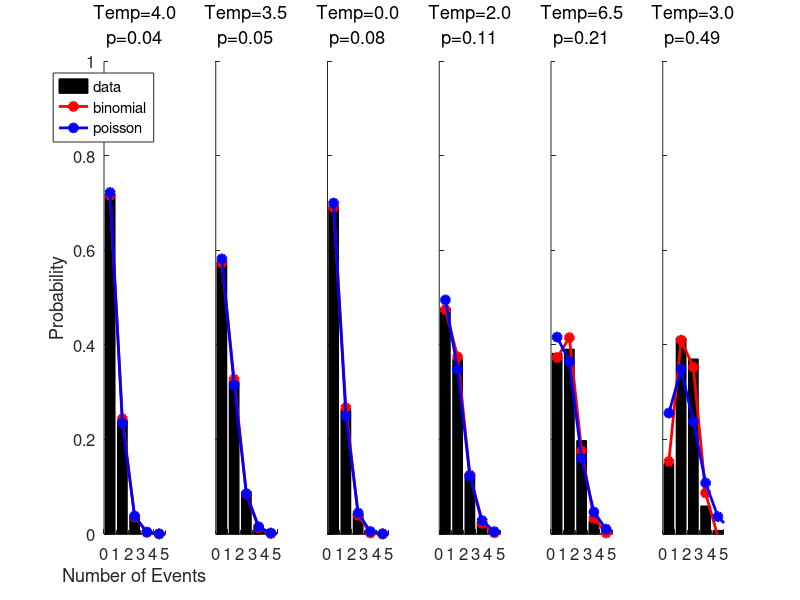

Source code (MATLAB):
% Exercise 1 for Binomial Distribution 
p = 0.2;                       
n = 10;                
k = 0:10;                     
probs = binopdf(p,n,k) %making an array of all the different probabilities

%Exercise 2
N = 14;                       
k = 8;                        
prob1  = binopdf(k,N,0.1)     %calculate all of the differnt probabilities 
prob2  = binopdf(k,N,0.2)     
prob3  = binopdf(k,N,0.3)     
prob4  = binopdf(k,N,0.4)     
prob5  = binopdf(k,N,0.5)      
prob6  = binopdf(k,N,0.6)   % p = 0.2066, most likely of the group  
prob7  = binopdf(k,N,0.7)     
prob8  = binopdf(k,N,0.8)     
prob9  = binopdf(k,N,0.9)     
prob10 = binopdf(k,N,1.0)

%% Exercise 3 - Bonus Code is The NGG Statistics Program Repository code created by Josh Gold
% Likelihood and log-likelihood for sample size = 2, assumed pRelease=0.1
n1 = 14;                      % Number of available quanta, experiment 1
n2 = 14;                      % Number of available quanta, experiment 2
k1 = 8;                       % Measured number of released experiment 1
k2 = 5;                       % Measured number of released experiment 2
pRelease = 0.1;               % Assumed probability of release
prob1 = binopdf(k1,n1,pRelease) % Probabilty of obtaining data 1 (k1) given n1, prelease
prob2 = binopdf(k2,n2,pRelease) % Probabilty of obtaining data 2 (k2) given n2, prelease
totalProb = prob1 * prob2     % Assume independence and compute product
totalLogProb = log(prob1) + log(prob2) % Assume independence and compute sum

% likelihood and log-likelihood functions for sample size = 2
ps = (0:0.01:1.0)';           % Array of possible release probabilities -- compute
                              % at a resolution of 0.01
nps = length(ps);             % Get length of array of values of p
probs = binopdf( ....         % Get value of the binomial distribution for each
   repmat([k1 k2], nps, 1), ...  % combination of k, n, p. The output is a matrix
   repmat([n1 n2], nps, 1), ...  % with two rows: 1) n1, k1  2) n2, k2
   repmat(ps, 1, 2));            % columns are different values of p

% The likelihood function is the product of likelihoods (assuming
% independence)
subplot(2,1,1); cla reset; hold on;
ylabel('Likelihood');
likelihoodFcn = prod(probs,2);   % Compute the product
plot(ps, likelihoodFcn);         % Plot it
maxLikelihood = max(likelihoodFcn); % Get the maximum likelihood
plot(ps(likelihoodFcn==maxLikelihood), maxLikelihood, 'ko');

% The log-likelihood function is the sum of log-likelihoods (assuming
% independence)
subplot(2,1,2); cla reset; hold on;
ylabel('Log-likelihood');
logLikelihoodFcn = sum(log(probs),2); % Compute the sum
plot(ps, logLikelihoodFcn);      % Plot it
maxLogLikelihood = max(logLikelihoodFcn); % Get the maximum likelihood
plot(ps(logLikelihoodFcn==maxLogLikelihood), maxLogLikelihood, 'ko');

% Likelihood and log-likelihood functions for different sample sizes.
%
% The code below will produce three plots that will update automatically 
%  for different sample sizes. You should see that as sample size increases, 
%  the ability to estimate the true value of the probability of release 
%  increases. You will also see an advantage of using log-likelihood over 
%  likelihood: as the number of samples increases, the total likelihood 
%  (the product of the likeilihoods associated with each measurement in 
%  the sample) eventually disappears, because Matlab can't handle the 
%  really small numbers (note that as the sample size increases, the 
%  number of all possible experimental outcomes you could measure gets 
%  really, really big, so the total likelihood of any GIVEN outcome gets 
%  really, really small). The three plots are:
%
%  TOP: normalized histogram of simulated experimental outcomes (i.e.,
%  simulated values of k for the given release probability and sample
%  size), along with the theoretical binomial distribution
%
%  MIDDLE: likelihood function, p(simulated data | pRelease)
%  Also shown are the maximum likelihood (peak of the likelihood function)
%  determined directly from the plotted likelihood function plus the value
%  (and 95% confidence intervals) computed using Matlab's "binofit" function
%  fit to the simulated data, plus the value of pRelease used in the
%  simulations.
% 
%  BOTTOM: Same as in the middle panel, but using the log-likelihood
%  function
%
n = 14;                       % number of available quanta
pRelease = 0.3;               % assumed probability of release
ks = 0:n;                     % possible values of k
ps = 0:0.01:1.0;              % possible release probabilities
pdat = zeros(length(ps), 2);  % pre-allocate matrix to hold likelihoods per p
TINY = 0.0001;                % to avoid multiplying/taking logs of really small numbers
for sampleSize = round(logspace(0,3,30))  % try different sample sizes
   
   % Simulate experiments -- get simulated counts for the given n,
   % pRelease, and number of experiments
   sCounts = binornd(n,pRelease,sampleSize,1);
   
   % Plot experiment, theoretical binomial pdf
   subplot(3,1,1); cla reset; hold on;
   title(sprintf('Sample size = %d', sampleSize))
   ylabel('Probability');
   xlabel('Release count');
   xlim([ks(1) ks(end)]);
   
   % Plot normalized histogram of simulated counts
   sCountHistogram = hist(sCounts, ks);
   bar(ks, sCountHistogram./sum(sCountHistogram));
   
   % Plot theoretical pdf
   plot(ks, binopdf(ks, n, pRelease), 'ro-');
   
   % compute (log) lik for each p
   pdat(:,1) = 1; % initialize so we can keep track of product of likelihoods
   pdat(:,2) = 0; % initialize so we can keep track of sum of log-likelihoods
   
   % Loop through each possible value of release probability
   for pp = 1:length(ps)
      
      % Compute the probabilities of obtaining the data, given the assumed
      % release probabilty
      probs = binopdf(ks, n, ps(pp));
      
      % Loop through each possible value of k we could have obtained in the
      % simulated experiment
      for cc = 1:length(ks)
         
         % Did we actually obtain that particular value of k?
         if sCountHistogram(cc) > 0
            
            % Avoid really small numbers
            if probs(cc) < TINY
               lprob = log(TINY);
               pprob = TINY;
            else
               lprob = log(probs(cc));
               pprob = probs(cc);
            end
            
            % Product of likelihoods
            pdat(pp,1) = pdat(pp,1).*pprob.^sCountHistogram(cc);
            
            % Sum of log likelihoods
            pdat(pp,2) = pdat(pp,2)+lprob.*sCountHistogram(cc);
         end
      end
   end
   
   % Use binofit to estimate p from the simulated data. This uses a trick
   % that assumes all of the measurements are independent and lumps them
   % together as if they were one big experiment.
   [phat, pci] = binofit(sum(sCounts),sampleSize*14);
   
   % Plot product of likelihoods
   %
   subplot(3,1,2); cla reset; hold on;
   ylabel('likelihood');

   % Plot the likelihood function (product of likelihoods)
   plot(ps, pdat(:,1));
   
   % Find the maximum
   maxp = max(pdat(:,1));
   
   % Show the actual pRelease value as a dashed line
   plot(pRelease.*[1 1], [0 maxp], 'r--');
   
   % Show the values obtained from binofit + CI
   plot(pci, maxp.*[1 1], 'm-', 'LineWidth', 2);
   plot(phat, maxp, 'm*');
   
   % Show the maximum value of our computed likelihood function
   plot(ps(pdat(:,1)==maxp), maxp, 'ko', 'MarkerSize', 12); 
   
   % plot sum of log-likelihoods
   %
   subplot(3,1,3); cla reset; hold on;
   ylabel('log likelihood');
   xlabel('Release probability');
   axis([0 1 log(TINY)*1000 0]);

   % Plot the likelihood function (sum of log-likelihoods)
   plot(ps, pdat(:,2));
   
   % Find the maximum
   maxp = max(pdat(:,2));
   
   % Show the actual pRelease value as a dashed line
   plot(pRelease.*[1 1], [0 min(pdat(:,2))], 'r--');
   
   % Show the values obtained from binofit + CI
   plot(pci, maxp.*[1 1], 'm-', 'LineWidth', 2);
   plot(phat, maxp, 'm*');

   % Show the maximum value of our computed likelihood function
   plot(ps(pdat(:,2)==maxp), maxp, 'g*'); 
   
   % Wait
   pause(0.1);
end 

%% Exercise 4
%
% Note that like good Matlab programmers, we'll do this without loops
counts = [0	0 3 10 19 26 16 16 5 5 0 0 0 0 0]; % The experimental outcomes
n = length(counts)-1;   % Number of available quanta in each experiment
ks = 0:n;               % Possible values of k, as a row vector
nks = length(ks);       % Length of k
ps = (0:0.01:1.0)';     % Possible values of release probability, as a column vector
nps = length(ps);       % Length of p

% Compute the value of the binomial distribution for each possible value of 
%  k, n, p. Make a matrix in which:
%     - columns correspond to different values of p
%     - rows correspond to different values of k
probs = binopdf( ...
   repmat(ks, nps, 1), ...    % Repeat ks-row vector for each p
   n, ...                     % Always assuming the same 'n'
   repmat(ps, 1, nks));       % Repeat ps-column vector for each k

% Make a matrix of outcomes (in rows) that are repeated along the columns so we can
% use them to compute likelihoods for each possible value of release probability (p)
countsMatrix = repmat(counts, nps, 1);

% Compute likelihood function, which takes the product of all likelihoods
% associated with each measured outcome. 
likelihoodFcn = prod(probs.^countsMatrix,2);
pHat_fromLiklihood = ps(likelihoodFcn==max(likelihoodFcn))

% Compute log-likelihood function, which takes the sum of all log-likelihoods
% associated with each measured outcome. 
logLikelihoodFcn = sum(log(probs).*countsMatrix,2);
pHat_fromLogLikelihood = ps(logLikelihoodFcn==max(logLikelihoodFcn))

% use binofit
pHat = binofit(sum(counts.*ks),sum(counts)*n)

%% Exercise 5
n = 14;                       % Number of available quanta
k = 7;                        % Measured number of released quanta
pHat = binofit(k,n)           % Compute maximum-likelihood value of p
pNull = 0.3;                  % Null hypothesis p
prob = binopdf(k,n,pNull)    % p>0.05, so cannot rule out that we would have gotten this measurement by chance under the null hypothesis

%% Bonus exercise
% The data table
data = [ ...
   4.0 615 206 33 2 0 0; ...
   3.5 604 339 94 11 2 0; ...
   0.0 332 126 21 1 0 0; ...
   2.0 573 443 154 28 2 0; ...
   6.5 172 176 89 12 1 0; ...
   3.0 80 224 200 32 4 0];

xs = 0:5; % x-axis

% For each session
num_sessions = size(data, 1);
for ii = 1:num_sessions 
   
   % Compute relevant variables
   nx = data(ii,2:end); % the count data
   N  = sum(nx); % the total number of trials
   m  = sum(nx(2:end).*xs(2:end))/N;  % mean
   v  = sum((xs-m).^2.*nx)/N;  % variance
   p  = 1 - (v/m); % release probabilty
   n  = m/p; % available quanta per trial

   % Set up the plot
   subplot(1, num_sessions, ii); cla reset; hold on;
   bar(xs+0.5, nx./N, 'FaceColor', 'k');

   % Compute the binomial probabilities according to the equations at the
   % top of p. 762
   binomialCounts = zeros(size(xs));
   binomialCounts(1) = sum(nx).*(1-p).^n;   
   for jj = 2:length(binomialCounts)
       binomialCounts(jj) = binomialCounts(jj-1).*(m-p.*(jj-2))/((jj-1).*(1-p));
   end
   binomialCounts = round(binomialCounts);

   % Normalize for pdf and plot
   plot(xs+0.5, binomialCounts./sum(binomialCounts), 'ro-', 'MarkerFaceColor', 'r', 'LineWidth', 2);

   % If you want to compute Chi-2 goodness-of-fit,  k-1 degrees of freedom
   % A little bit of a cheat -- assume all bins contribute even when
   % binomialCounts=0 (because nx is always zero then, too)
   % pb = 1-chi2cdf(nansum((nx-binomialCounts).^2./binomialCounts), length(binomialCounts)-1);   

   % Get Possion pdf
   pps = poisspdf(xs, m);
   plot(xs+0.5, pps, 'bo-', 'MarkerFaceColor', 'b', 'LineWidth', 2);

   % If you want to compute Chi-2 goodness-of-fit, k-1 degrees of freedom
   % poissonCounts = round(pps.*N);
   % pp = 1-chi2cdf(nansum((nx-poissonCounts).^2./poissonCounts), length(poissonCounts)-1);

   % Show titles,labels, legend
   axis([0 5 0 1]);
   set(gca, 'FontSize', 12);
   h=title({sprintf('Temp=%.1f', data(ii,1)); sprintf('p=%.2f', p)});
   set(h, 'FontWeight', 'normal');
   if ii == 1
      xlabel('Number of Events')
      ylabel('Probability')
      legend('data', 'binomial', 'poisson');
   else
      set(gca, 'YTickLabel', '');
   end
end
